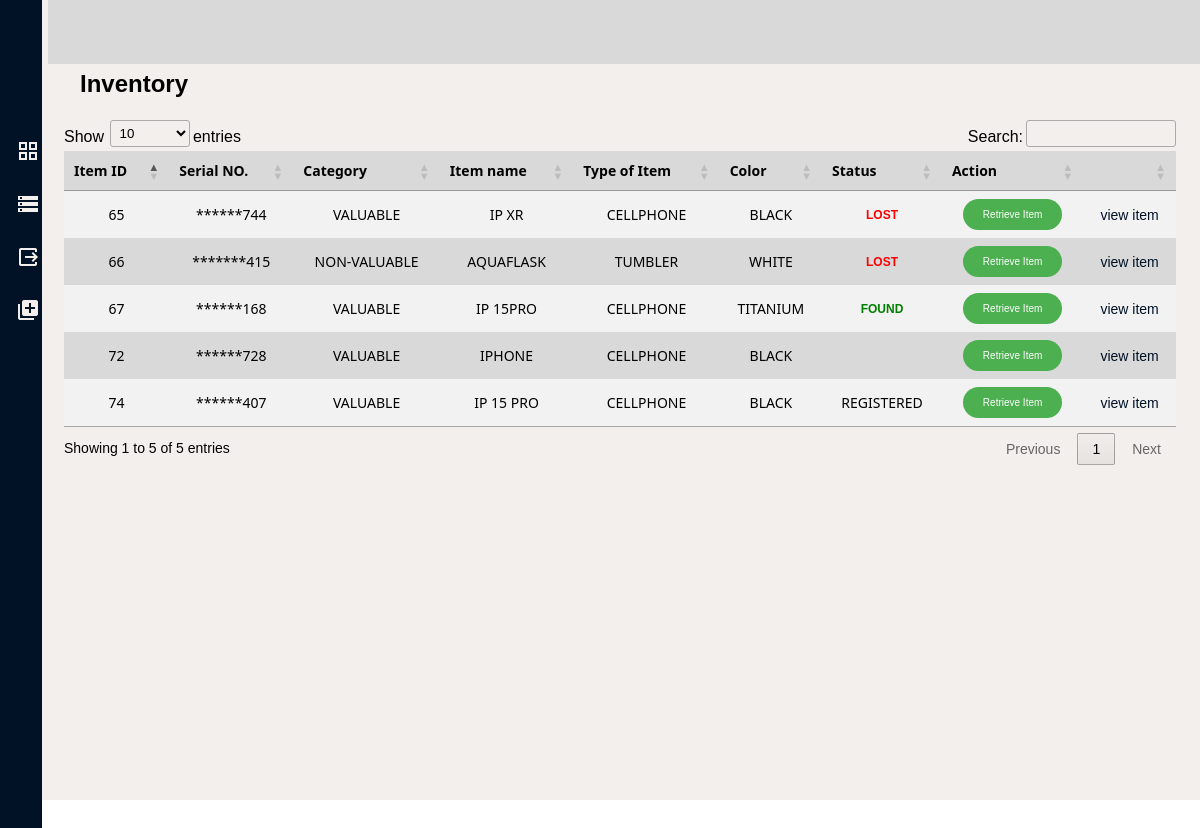
The page /student/UInventory.php on the database its author committed.
### tables this page shows
CREATE TABLE `register` (
  `id` int(11) NOT NULL,
  `serial` varchar(200) NOT NULL,
  `fullname` varchar(255) NOT NULL,
  `studentnum` varchar(255) NOT NULL,
  `course` varchar(255) NOT NULL,
  `itemtype` varchar(100) NOT NULL,
  `itemname` varchar(100) NOT NULL,
  `category` varchar(100) NOT NULL,
  `color` varchar(100) NOT NULL,
  `registerdate` date NOT NULL,
  `lostdate` date NOT NULL,
  `status` varchar(100) NOT NULL,
  `email` varchar(100) NOT NULL
);

### student/UInventory.php (the view, shortened to what this page needs)
<?php
    include ('../configuration/config.php');
    $sql = "SELECT * FROM register ORDER BY id ASC";
    $result = $conn->query($sql);
?>
<!DOCTYPE html>
<html lang="en">
<head>
    <link rel="stylesheet" href="../styles/invent.css">
    <link rel="stylesheet" type="text/css" href="https://cdn.datatables.net/1.11.5/css/jquery.dataTables.css">
</head>
<body>
    <div class="container">
    <div class="header">
        </div>
        <h2 class="title">Inventory</h2>
        <table class="items" id="table">
            <thead>
                <tr>
                    <th>Item ID</th>
                    <th>Serial NO.</th>
                    <th>Category</th>
                    <th>Item name</th>
                    <th>Type of Item</th>
                    <th>Color</th>
                    <th>Status</th>
                    <th>Action</th>
                    <th></th>
                </tr>
            </thead>
            <tbody>
            <?php
                    if ($result->num_rows > 0){
                        while ($row = $result->fetch_assoc()){
                            $statusClass = ($row['status'] == 'LOST') ? 'status-lost' : (($row['status'] == 'FOUND') ? 'status-found' : '');
                            $firstPart = str_repeat('*', strlen($row['serial']) - 3);
                            $lastThreeDigits = substr($row['serial'], -3);
                            echo '<tr>';
                            echo '<td>' . $row['id'] . '</td>';
                            echo '<td>' . $firstPart . $lastThreeDigits . '</td>';
                            echo '<td>' . $row['category'] . '</td>';
                            echo '<td>' . $row['itemname'] . '</td>';
                            echo '<td>' . $row['itemtype'] . '</td>';
                            echo '<td>' . $row['color'] . '</td>';
                            echo '<td class="' . $statusClass . '">' . $row['status'] . '</td>';
                            echo '<td><a class="retrieve" href="retrieve.php">Retrieve Item</a></td>';
                            echo '<td><a class="details" href="">view item</a></td>';
                            echo '</tr>';
                        }
                    }
                ?>
            </tbody>
        </table>
        <ul class="nav">
        <li>
            <a href="../admin/user.php"><i class="material-icons grid_view">grid_view</i></a>
        </li>
        <li>
        <a href="UInventory.php"><i class="material-icons grid_view">storage</i></a>
        </li>
        <li>
        <a href="Uretrieve.php"><i class="material-icons grid_view">output</i></a>
        </li>
        <li>
            <a href="Uregister.php"><i class="material-icons grid_view">library_add</i></a>
        </li>
        </ul>
        </div>
</body>
</html>

### styles/invent.css (style rules this page uses)
* { margin: 0; padding: 0; font-family: 'Poppins',sans-serif; box-sizing: border-box; }
.container { width: 100%; height: 100vh; background: #F3EFED; }
.header { position: relative; top:0; left:4%; background: #D9D9D9; max-width: 100%; width: 96%; height: 8%; border: 0px 0px 10px 0px #808080; }
ul.nav { position: absolute; top: 50%; left: 0; width: 7%; height: 112%; max-width: 16%; background:#011126; transform: translate(-50%,-50%); padding: 20px 20px 0px; }
ul.nav li { position: relative; left: 8px; top: 180px; display: block; font-size: 20px; padding: 16px 30px; font-family: Verdana, Geneva, Tahoma, sans-serif; font-size: 18px; font-weight: 400; }
ul.nav li a { text-decoration: none; color: #F3EFED; margin: 30px; }
ul.nav li i { color: #F3EFED; display: block; position: absolute; top: 0; left: 30px; }
.title { position: absolute; top: 70px; left: 80px; }
.items { width: 95%; border-collapse: collapse; margin-left: 60px; margin-top: 60px; }
.items thead { background-color: #D9D9D9; color: #000; }
.items th { padding: 10px; margin: 2px; font-family: 'Segoe UI', Tahoma, Geneva, Verdana, sans-serif; font-weight: 100; font-size: 14px; }
.items tbody { background-color: #f2f2f2; }
.items td { padding: 10px; text-align: center; font-family: 'Segoe UI', Tahoma, Geneva, Verdana, sans-serif; font-size: 14px; font-weight: 400; }
.items tbody tr:nth-child(even) { background-color: #D9D9D9; }
a.retrieve { display: inline-block; padding: 10px 20px; text-decoration: none; background-color: #4CAF50; color: white; border-radius: 16px; transition: background-color 0.3s; font-size: 10px; font-weight: 400; }
.items tbody tr td.status-lost { color: red; font-weight: bolder; font-size: 12px; font-family: 'Trebuchet MS', 'Lucida Sans Unicode', 'Lucida Grande', 'Lucida Sans', Arial, sans-serif; }
.items tbody tr td.status-found { color: green; font-weight: bolder; font-size: 12px; font-family: 'Trebuchet MS', 'Lucida Sans Unicode', 'Lucida Grande', 'Lucida Sans', Arial, sans-serif; }
a.details { text-decoration: none; color: #011126; font-size: 14px; font-weight: 500; font-family: 'Trebuchet MS', 'Lucida Sans Unicode', 'Lucida Grande', 'Lucida Sans', Arial, sans-serif; }

### rows shown on the page
register: id "65", serial "******", serial "744", category "VALUABLE", itemname "IP XR", itemtype "CELLPHONE", color "BLACK", status "LOST"
register: id "66", serial "*******", serial "415", category "NON-VALUABLE", itemname "AQUAFLASK", itemtype "TUMBLER", color "WHITE", status "LOST"
register: id "67", serial "******", serial "168", category "VALUABLE", itemname "IP 15PRO", itemtype "CELLPHONE", color "TITANIUM", status "FOUND"
register: id "72", serial "******", serial "728", category "VALUABLE", itemname "IPHONE", itemtype "CELLPHONE", color "BLACK"
register: id "74", serial "******", serial "407", category "VALUABLE", itemname "IP 15 PRO", itemtype "CELLPHONE", color "BLACK", status "REGISTERED"
